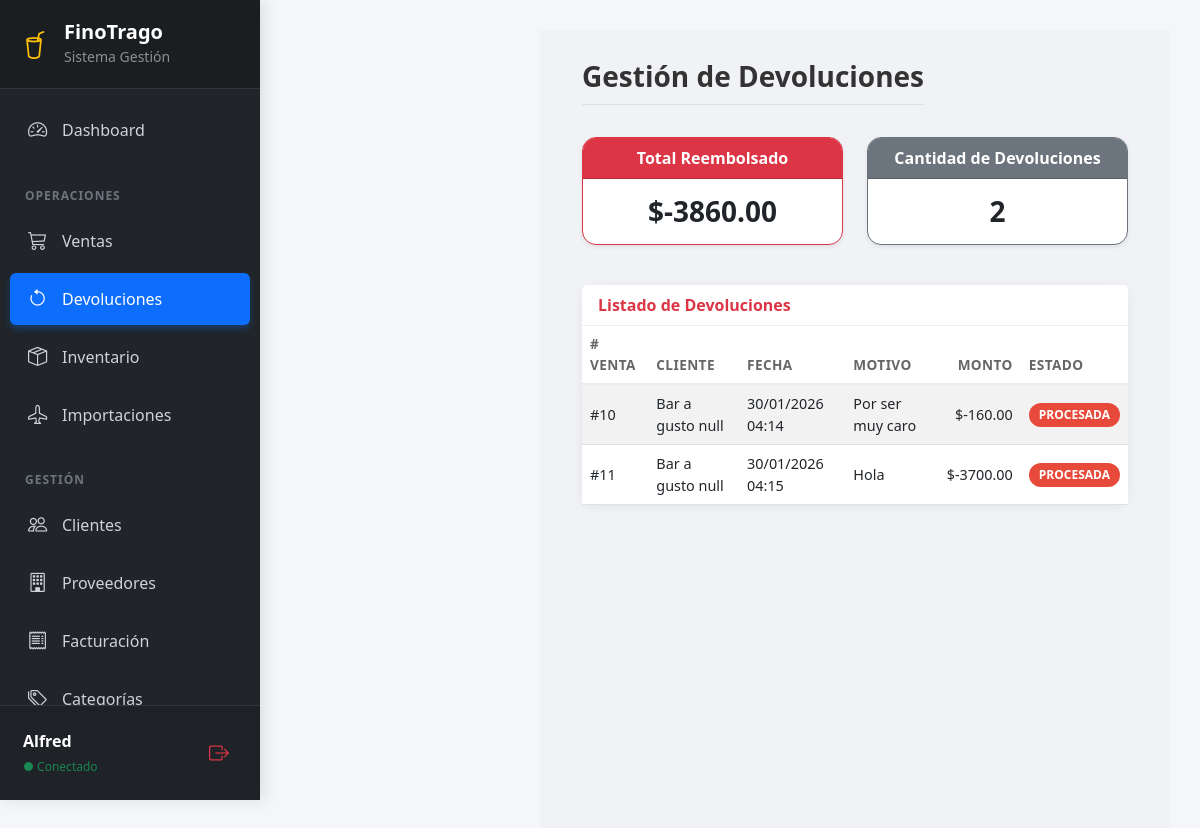
Before: /devoluciones/ (signed in) with the older database file.
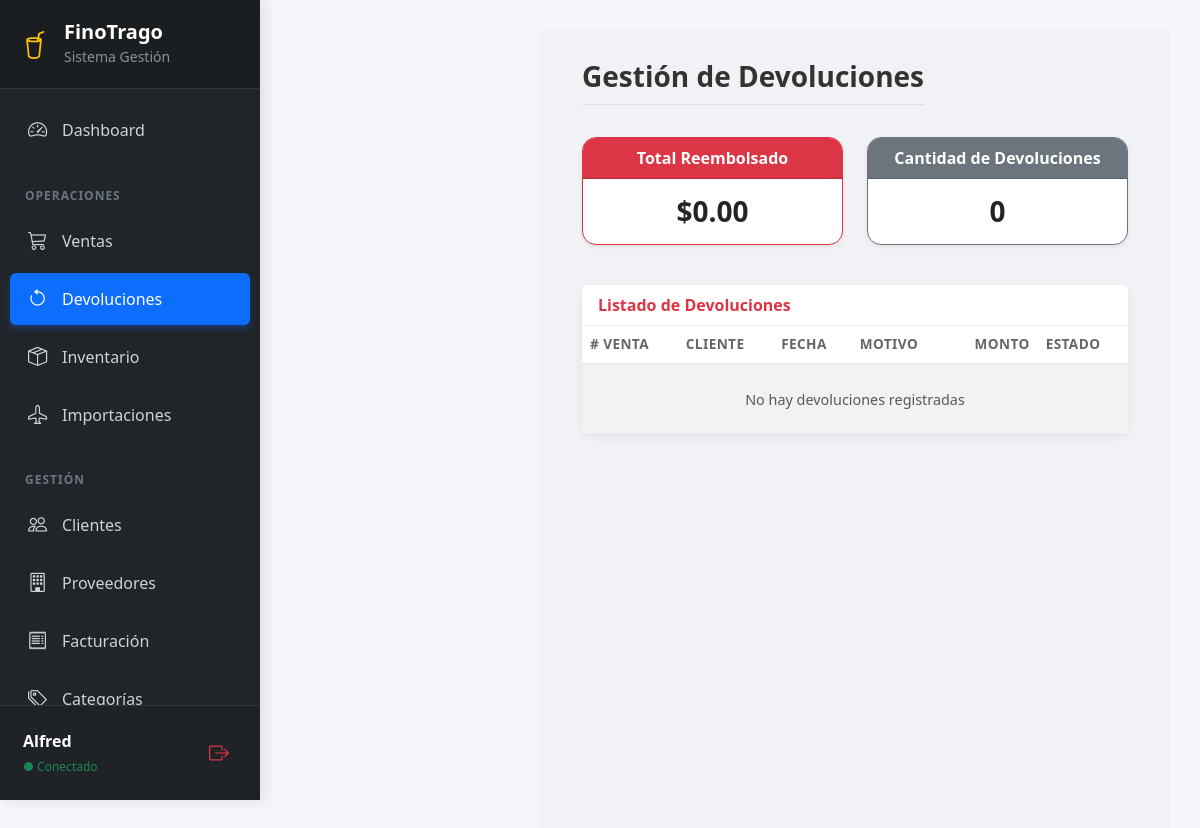
After: the same page with the newer database file.
### dashboard/models.py (models this page shows, shortened)
class Devolucion(models.Model):
    venta = models.ForeignKey(Venta, on_delete=models.CASCADE)
    fecha = models.DateTimeField(auto_now_add=True)
    motivo = models.TextField()
    total_reembolsado = models.DecimalField(max_digits=10, decimal_places=2, validators=[MinValueValidator(0)])
    estado = models.CharField(max_length=20, default='PENDIENTE')
    class Meta:
        verbose_name_plural = "Devoluciones"

class Venta(models.Model):
    ESTADOS = [
        ('PENDIENTE', 'Pendiente'),
        ('PAGADO', 'Pagado / Exitoso'),
        ('CANCELADO', 'Cancelado'),
    ]
    cliente = models.ForeignKey(Cliente, on_delete=models.CASCADE)
    usuario = models.ForeignKey(User, on_delete=models.CASCADE)
    fecha = models.DateTimeField(auto_now_add=True)
    total = models.DecimalField(max_digits=10, decimal_places=2, default=0, validators=[MinValueValidator(0)])
    observacion = models.TextField(blank=True, null=True)
    estado = models.CharField(max_length=20, choices=ESTADOS, default='PENDIENTE')

class Cliente(models.Model):
    nombre = models.CharField(max_length=50)
    apellido1 = models.CharField(max_length=50)
    apellido2 = models.CharField(max_length=50, blank=True, null=True)
    ci = models.CharField(max_length=20, unique=True, verbose_name="CI")
    nit = models.CharField(max_length=20, blank=True, null=True, verbose_name="NIT")
    direccion = models.CharField(max_length=200, blank=True, null=True)
    telefono = models.CharField(max_length=30)
    email = models.EmailField(blank=True, null=True)
    tipo_cliente = models.CharField(max_length=20, choices=[('MINORISTA', 'Minorista'), ('MAYORISTA', 'Mayorista'), ('BAR', 'Bar')], default='MINORISTA')
    limite_credito = models.DecimalField(max_digits=10, decimal_places=2, default=0)
    class Meta:
        verbose_name_plural = "Clientes"

### dashboard/decorators.py (the view)
        def wrapper(request, *args, **kwargs):
            perfil = getattr(request.user, 'perfil', None)
            if not perfil or not perfil.tiene_permiso(nombre_permiso):
                messages.error(request, "No tienes permisos para realizar esta acción.")
                return redirect('dashboard:principal')
            return view_func(request, *args, **kwargs)

### dashboard/models.py (called while the page is built)
    def tiene_permiso(self, permiso):
        if not self.rol:
            return False
        return self.rol.permisos.filter(nombre=permiso).exists()

### dashboard/views.py (called while the page is built)
@login_required
@permiso_requerido('modulo_ventas')
def lista_devoluciones(request):
    devoluciones = Devolucion.objects.select_related('venta', 'venta__cliente')
    total_reembolsado = devoluciones.aggregate(
        total=Sum('total_reembolsado')
    )['total'] or 0
    context = {
        'devoluciones': devoluciones,
        'total_reembolsado': total_reembolsado,
        'cantidad_devoluciones': devoluciones.count()
    }
    return render(request, 'dashboard/lista_devoluciones.html', context)

### dashboard/templates/dashboard/lista_devoluciones.html (shortened to what this page needs)
{% extends "dashboard/base.html" %}
{% block content %}
<div class="contenido-ajustado">
    <div class="container-fluid">
        <div class="d-flex justify-content-between mb-4">
            <h1 class="h3 page-title">Gestión de Devoluciones</h1>
        </div>
        <div class="row mb-4">
            <div class="col-md-6 mb-3">
                <div class="card summary-card border-danger text-center shadow-sm">
                    <div class="card-header bg-danger text-white fw-bold">
                        Total Reembolsado
                    </div>
                    <div class="card-body">
                        <h3>${{ total_reembolsado|floatformat:2 }}</h3>
                    </div>
                </div>
            </div>
            <div class="col-md-6 mb-3">
                <div class="card summary-card border-secondary text-center shadow-sm">
                    <div class="card-header bg-secondary text-white fw-bold">
                        Cantidad de Devoluciones
                    </div>
                    <div class="card-body">
                        <h3>{{ cantidad_devoluciones }}</h3>
                    </div>
                </div>
            </div>
        </div>
        <div class="card data-card">
            <div class="card-header text-danger">
                Listado de Devoluciones
            </div>
            <div class="card-body p-0">
                <div class="table-responsive">
                    <table class="table table-striped align-middle">
                        <thead>
                            <tr>
                                <th># Venta</th>
                                <th>Cliente</th>
                                <th>Fecha</th>
                                <th>Motivo</th>
                                <th class="text-end">Monto</th>
                                <th>Estado</th>
                            </tr>
                        </thead>
                        <tbody>
                            {% for d in devoluciones %}
                            <tr>
                                <td>#{{ d.venta.id }}</td>
                                <td>
                                    {{ d.venta.cliente.nombre }}
                                    {{ d.venta.cliente.apellido1 }}
                                </td>
                                <td>{{ d.fecha|date:"d/m/Y H:i" }}</td>
                                <td>{{ d.motivo|truncatechars:40 }}</td>
                                <td class="text-end">
                                    ${{ d.total_reembolsado|floatformat:2 }}
                                </td>
                                <td>
                                    <span class="badge badge-danger-custom">
                                        {{ d.estado }}
                                    </span>
                                </td>
                            </tr>
                            {% empty %}
                            <tr>
                                <td colspan="6" class="text-center text-muted py-4">
                                    No hay devoluciones registradas
                                </td>
                            </tr>
                            {% endfor %}
                        </tbody>
                    </table>
                </div>
            </div>
        </div>
    </div>
</div>
{% endblock %}

Changed rows visible on the page:
removed Devolucion: venta.id "10", venta.cliente.nombre "Bar a gusto", venta.cliente.apellido1 "null", fecha "30/01/2026 04:14", motivo "Por ser muy caro", total_reembolsado "-160.00", estado "PROCESADA"
removed Devolucion: venta.id "11", venta.cliente.nombre "Bar a gusto", venta.cliente.apellido1 "null", fecha "30/01/2026 04:15", motivo "Hola", total_reembolsado "-3700.00", estado "PROCESADA"
Other visible differences:
{{ total_reembolsado|floatformat:2 }}: "-3860.00" → "0.00"
{{ cantidad_devoluciones }}: "2" → "0"
text now shown: "No hay devoluciones registradas"
